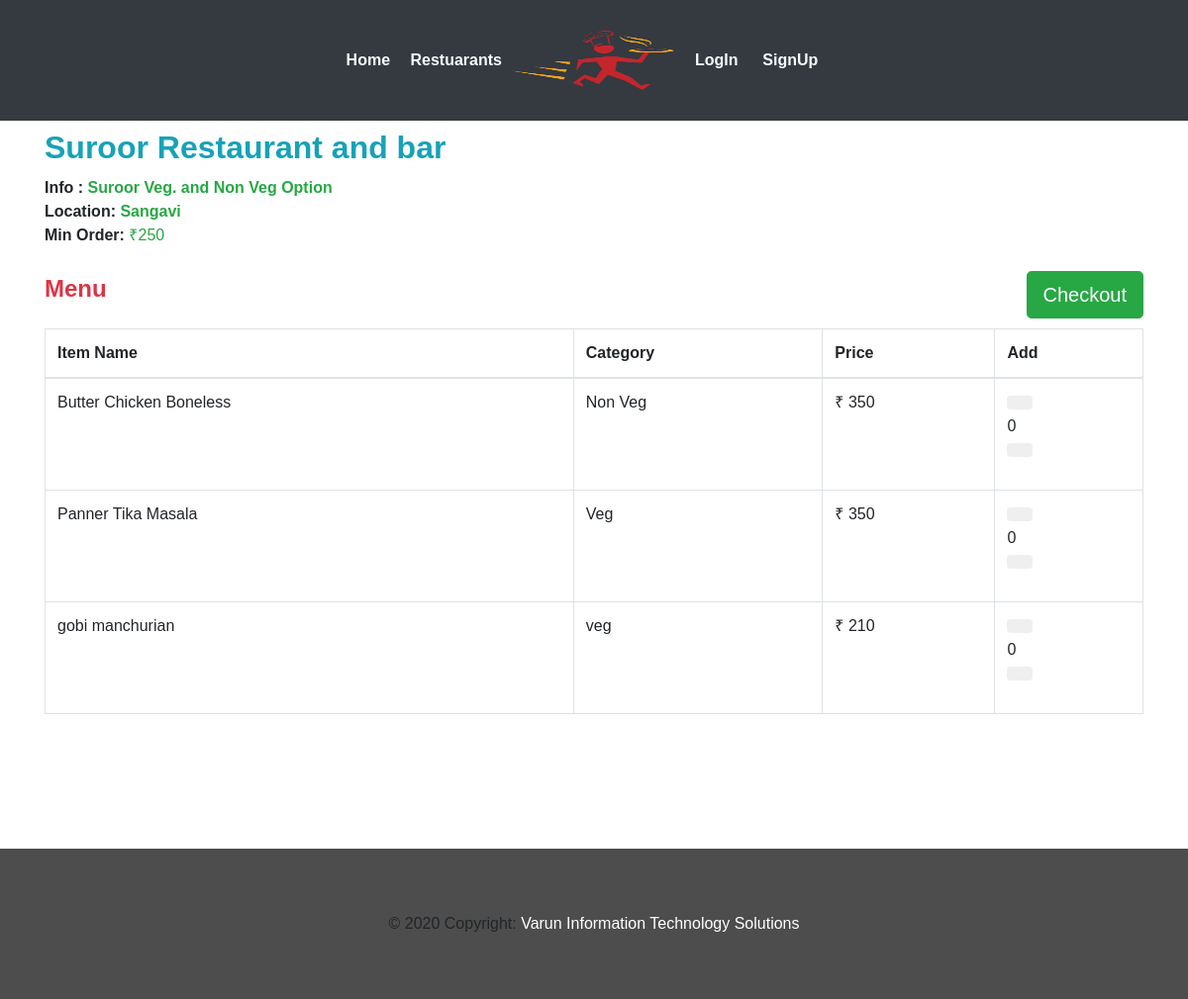
Page /restaurant/1/ on the committed database.
### webapp/models.py (models this page shows, shortened)
class Restaurant(models.Model):
	user        = models.OneToOneField(settings.AUTH_USER_MODEL,on_delete=models.CASCADE)
	rname 		= models.CharField(max_length=100,blank=False)
	info	 	= models.CharField(max_length=40,blank=False)
	min_ord		= models.CharField(max_length=5,blank=False)
	location    = models.CharField(max_length=40,blank=False)
	r_logo      = models.FileField(blank=False)
	REST_STATE_OPEN    = "Open"
	REST_STATE_CLOSE   = "Closed"
	REST_STATE_CHOICES =(
			(REST_STATE_OPEN,REST_STATE_OPEN),
			(REST_STATE_CLOSE,REST_STATE_CLOSE)
		)
	status 	= models.CharField(max_length=50,choices=REST_STATE_CHOICES,default=REST_STATE_OPEN,blank=False)
	approved = models.BooleanField(blank=False,default=True)

class Item(models.Model):
	id 			= models.AutoField(primary_key=True)
	fname 		= models.CharField(max_length=30,blank=False)
	category 	= models.CharField(max_length=50,blank=False)
	def __str__(self):
		return self.fname

### webapp/views.py (the view)
# urls.py: path('restaurant/<int:pk>/',views.restuarantMenu,name='menu'),
def restuarantMenu(request,pk=None):
	menu = Menu.objects.filter(r_id=pk)
	rest = Restaurant.objects.filter(id=pk)
	items =[]
	for i in menu:
		item = Item.objects.filter(fname=i.item_id)
		for content in item:
			temp=[]
			temp.append(content.fname)
			temp.append(content.category)
			temp.append(i.price)
			temp.append(i.id)
			temp.append(rest[0].status)
			temp.append(i.quantity)
			items.append(temp)
	context = {
		'items'	: items,
		'rid' 	: pk,
		'rname'	: rest[0].rname,
		'rmin'	: rest[0].min_ord,
		'rinfo' : rest[0].info,
		'rlocation':rest[0].location,
	}
	return render(request,'webapp/menu.html',context)

### webapp/templates/webapp/menu.html (shortened to what this page needs)
{% extends 'webapp/base.html'%}
{% block body %}
	<div class="container">
		<h1 class="text-info mb-2"><font size="6"><strong>{{rname}}</strong></font></h1>
		<p>
		<font size="3"><b>Info : </b><a class="text-success"><strong>{{rinfo|safe}}</strong></a>
		<br/>
		<b>Location: </b><a class="text-success"><strong>{{rlocation}}</strong></a>
		<br>
		<b >Min Order:</b> <a class="text-success">&#x20b9;{{rmin}}</a>
	</font>
	</p>
	</div>
	<br>
	<div class="container">
		<input type="button" class="btn btn-success btn-lg pull-right" onclick="storearray();" value="Checkout"/>
	</div>
	<div class="container ">
			<h3 class="text-danger"><font size="5"><strong>Menu</strong></font></h3>
			<br>
				<table class="table table-hover table-bordered">
					<thead>
						<th>Item Name</th>
						<th>Category</th>
						<th>Price</th>
						<th>Add</th>
					</thead>
					{% for x in items %}
					<tr>
					<td>{{x.0}}</td>
					<td>{{x.1}}</td>
					<td>&#x20b9; {{x.2}}</td>
					{% if x.4 == "Open" %}
					{% if x.5 > 0 %}
					<td>
                  <div class="form-group" style="width:40%;">
            		<div class="input-group-btn">
                		<button id="down" class="btn btn-default"
      				 onclick="if(document.querySelector('#itemno{{x.3}}').innerHTML>0){
                	document.querySelector('#itemno{{x.3}}').innerHTML--;
                	minuscounter('{{x.3}}');
                	}">
                </button>
            </div>
            <span id='itemno{{x.3}}'> 0 </span>
            <div class="input-group-btn">
                <button id="up" class="btn btn-default"
                onclick="
                if(document.querySelector('#itemno{{x.3}}').innerHTML<{{x.5}}){
                	document.querySelector('#itemno{{x.3}}').innerHTML++;
                	pluscounter('{{x.3}}');
                	}"></button>
            	</div>
        		</div>
					</td>
					{% else %}
					<td>
						NA
					</td>
					{% endif %}
					{% else %}
					<td>
						Closed
					</td>
					{% endif %}
					</tr>
					{% endfor %}
				</table>
	</div>
<br>
{% endblock %}

### webapp/static/webapp/css/style.css (style rules this page uses)
body { padding:0; margin:0; font-family: 'Source Sans Pro', sans-serif; }
body a { transition:0.5s all; -webkit-transition:0.5s all; -moz-transition:0.5s all; -o-transition:0.5s all; -ms-transition:0.5s all; }
input[type="button"],input[type="submit"] { transition:0.5s all; -webkit-transition:0.5s all; -moz-transition:0.5s all; -o-transition:0.5s all; -ms-transition:0.5s all; }
h1,h2,h3,h4,h5,h6 { margin:0; }
p { margin:0; }

### rows in the picture
Restaurant: rname "Suroor Restaurant and bar", info "Suroor Veg. and Non Veg Option", location "Sangavi", min_ord "250", status "Open" (drawn)
Item: fname "Butter Chicken Boneless", category "Non Veg"
Item: fname "Panner Tika Masala", category "Veg"
Item: fname "gobi manchurian", category "veg"

### other values in the picture
{{ x.2 }} "350" "350" "210"
